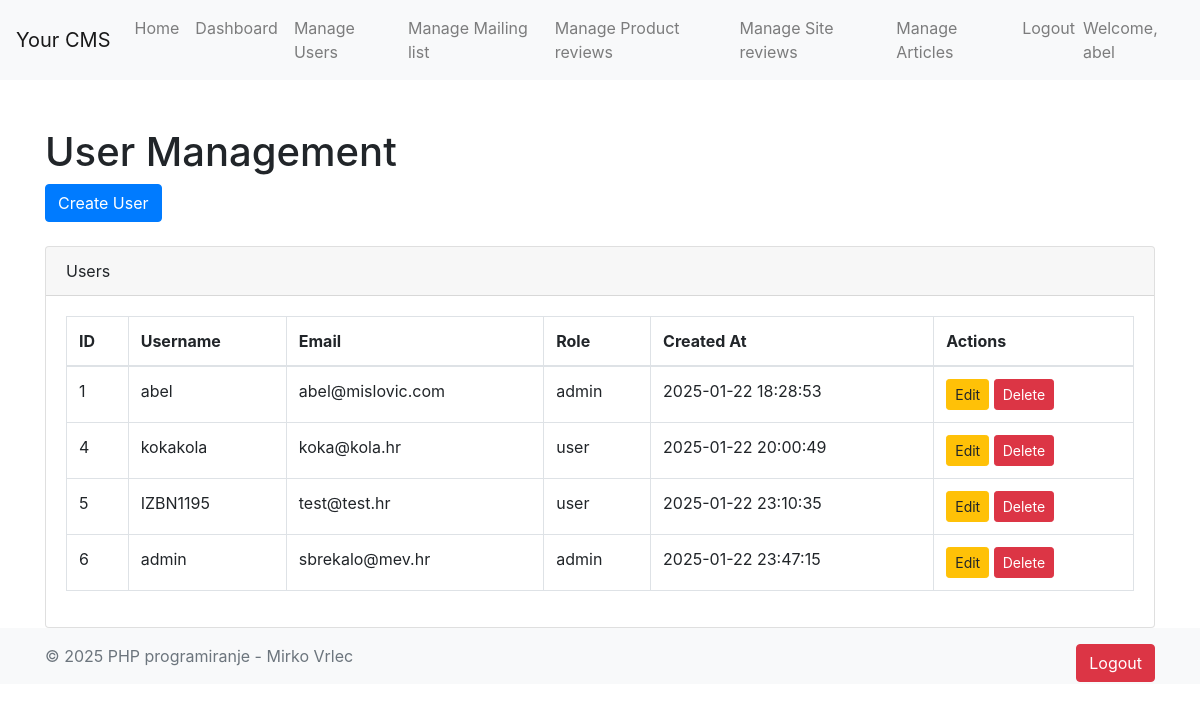
The page /admin/users.php (signed in) on the database its author committed.
### tables this page shows
CREATE TABLE `users` (
  `id` int(11) NOT NULL AUTO_INCREMENT,
  `username` varchar(50) NOT NULL,
  `password` varchar(255) NOT NULL,
  `email` varchar(100) NOT NULL,
  `role` enum('admin','user') DEFAULT 'user',
  `created_at` timestamp NOT NULL DEFAULT current_timestamp(),
  PRIMARY KEY (`id`),
  UNIQUE KEY `username` (`username`),
  UNIQUE KEY `email` (`email`)
);

### includes/functions.php (called while the page is built, shortened)
<?php
if (!function_exists('isUserLoggedIn')) {
    function isUserLoggedIn() {
        return isset($_SESSION['user_id']);
    }
}
if (!function_exists('isUserAdmin')) {
    function isUserAdmin() {
        return isset($_SESSION['role']) && $_SESSION['role'] === 'admin';
    }
}
?>

### admin/users.php (the view, shortened to what this page needs)
<?php
require_once '../includes/config.php';
require_once '../includes/header.php';
?>
<!DOCTYPE html>
<html lang="en">
<head>
    <link href="https://stackpath.bootstrapcdn.com/bootstrap/4.5.2/css/bootstrap.min.css" rel="stylesheet">
</head>
<body>
    <div class="container mt-5">
        <h1>User Management</h1>
        <button type="button" class="btn btn-primary" data-toggle="modal" data-target="#createUserModal">
            Create User
        </button>
        <div class="card mt-4">
            <div class="card-header">Users</div>
            <div class="card-body">
                <table class="table table-bordered">
                    <thead>
                        <tr>
                            <th>ID</th>
                            <th>Username</th>
                            <th>Email</th>
                            <th>Role</th>
                            <th>Created At</th>
                            <th>Actions</th>
                        </tr>
                    </thead>
                    <tbody>
                        <?php
                        $sql = "SELECT id, username, email, role, created_at FROM users";
                        $result = $conn->query($sql);
                        if ($result->num_rows > 0) {
                            while ($row = $result->fetch_assoc()) {
                                echo "<tr>
                                        <td>{$row['id']}</td>
                                        <td>{$row['username']}</td>
                                        <td>{$row['email']}</td>
                                        <td>{$row['role']}</td>
                                        <td>{$row['created_at']}</td>
                                        <td>
                                            <button type='button' class='btn btn-warning btn-sm' data-toggle='modal' data-target='#editUserModal' data-id='{$row['id']}' data-username='{$row['username']}' data-email='{$row['email']}' data-role='{$row['role']}'>Edit</button>
                                            <button type='button' class='btn btn-danger btn-sm' data-toggle='modal' data-target='#deleteUserModal' data-id='{$row['id']}'>Delete</button>
                                        </td>
                                    </tr>";
                            }
                        } else {
                            echo "<tr><td colspan='6'>No users found</td></tr>";
                        }
                        ?>
                    </tbody>
                </table>
            </div>
        </div>
    </div>
</body>
</html>
<?php require_once '../includes/footer.php'; ?>

### includes/header.php (shortened to what this page needs)
<?php
include 'functions.php';
?>
<!DOCTYPE html>
<html lang="en">
<head>
    <link href="https://stackpath.bootstrapcdn.com/bootstrap/4.5.2/css/bootstrap.min.css" rel="stylesheet">
</head>
<body>
    <nav class="navbar navbar-expand-lg navbar-light bg-light">
        <a class="navbar-brand" href="/">Your CMS</a>
        <div class="collapse navbar-collapse" id="navbarNav">
            <ul class="navbar-nav">
                <li class="nav-item">
                    <a class="nav-link" href="/">Home</a>
                </li>
                <?php if (isUserLoggedIn()): ?>
                    <li class="nav-item">
                        <a class="nav-link" href="../admin/dashboard.php">Dashboard</a>
                    </li>
                    <?php if (isUserAdmin()): ?>
                        <li class="nav-item">
                            <a class="nav-link" href="../admin/users.php">Manage Users</a>
                        </li>
                        <li class="nav-item">
                            <a class="nav-link" href="../admin/mailing_lists.php">Manage Mailing list</a>
                        </li>
                        <li class="nav-item">
                            <a class="nav-link" href="../admin/product_reviews.php">Manage Product reviews</a>
                        </li>
                        <li class="nav-item">
                            <a class="nav-link" href="../admin/page_reviews.php">Manage Site reviews</a>
                        </li>
                        <li class="nav-item">
                            <a class="nav-link" href="../admin/articles.php">Manage Articles</a>
                        </li>
                    <?php endif; ?>
                    <li class="nav-item">
                        <a class="nav-link" href="../logout.php">Logout</a>
                    </li>
                    <span class="navbar-text">
                        Welcome, <?php echo $_SESSION['username']; ?>
                    </span>
                <?php endif; ?>
            </ul>
        </div>
    </nav>
</body>
</html>

### includes/footer.php (shortened to what this page needs)
<?php
require_once 'functions.php';
?>
<footer class="footer mt-auto py-3 bg-light">
    <div class="container">
        <span class="text-muted">© 2025 PHP programiranje - Mirko Vrlec</span>
        <?php if (isUserLoggedIn()): ?>
            <a href="logout.php" class="btn btn-danger float-right">Logout</a>
        <?php endif; ?>
    </div>
</footer>
</body>
</html>

### rows shown on the page
users: id "1", username "abel", email "abel@mislovic.com", role "admin", created_at "2025-01-22 18:28:53"
users: id "4", username "kokakola", email "koka@kola.hr", role "user", created_at "2025-01-22 20:00:49"
users: id "5", username "IZBN1195", email "test@test.hr", role "user", created_at "2025-01-22 23:10:35"
users: id "6", username "admin", email "sbrekalo@mev.hr", role "admin", created_at "2025-01-22 23:47:15"

### other values the page prints
$_SESSION['username'] "abel"
